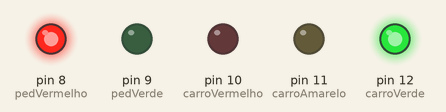
This sketch was run on a simulated Arduino Uno, built with avr-gcc and run on an emulated ATmega328P. On the bench: output pins drawn as LEDs (lit = HIGH).

Above: at 3.1 s.
At 4.8 s:
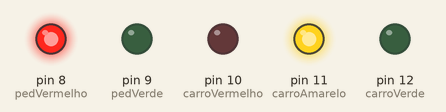
At 6.2 s:
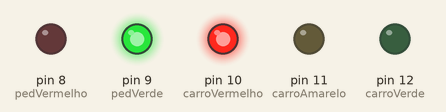
At 7.72 s:
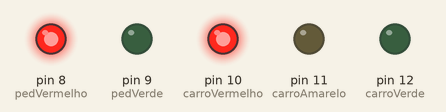
At 9.47 s:
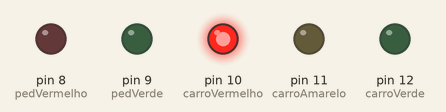
Timing chart, 0 to 11.9 s (numbered marks = the images above):
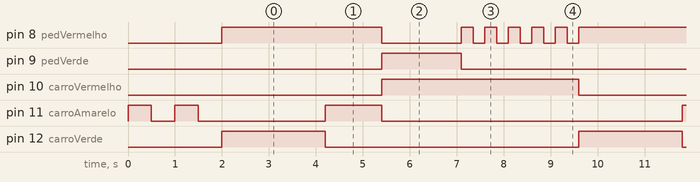

Measured:
- by itself, pin 8 (pedVermelho): repeats every 7.6 s: LOW 1.7 s, 5 × (HIGH 0.25 s, LOW 0.25 s), HIGH 3.4 s
- by itself, pin 9 (pedVerde): alternates HIGH for 1.7 s and LOW for 5.9 s
- by itself, pin 10 (carroVermelho): alternates HIGH for 4.2 s and LOW for 3.4 s
- by itself, pin 11 (carroAmarelo): goes LOW 0.50 s, HIGH 0.50 s, LOW 2.7 s, 4 × (HIGH 1.2 s, LOW 6.4 s), HIGH 1.2 s, then LOW
- by itself, pin 12 (carroVerde): alternates HIGH for 2.2 s and LOW for 5.4 s

The sketch:

ff_4_semaforo.ino
```cpp
// Filipe Flop - Projeto 4 - Semáforo
// Kit Maker Arduino - Iniciante

int pedVerde = 9;
int pedVermelho = 8;
int carroVerde = 12;
int carroAmarelo = 11;
int carroVermelho = 10;

void setup(){
  pinMode(pedVerde, OUTPUT);
  pinMode(pedVermelho, OUTPUT);
  pinMode(carroVerde, OUTPUT);
  pinMode(carroAmarelo, OUTPUT);
  pinMode(carroVermelho, OUTPUT);

  // Posição inicial - Farol Queimado
  digitalWrite(carroVerde, LOW);
  digitalWrite(carroVerde, LOW);
  digitalWrite(pedVermelho, LOW);
  digitalWrite(pedVerde, LOW);
  digitalWrite(carroAmarelo, HIGH);
  delay(500);
  digitalWrite(carroAmarelo, LOW);
  delay(500);
  digitalWrite(carroAmarelo, HIGH);
  delay(500);
  digitalWrite(carroAmarelo, LOW);
  delay(500);
}

void loop(){
  // Verde para os carros
  digitalWrite(carroVermelho, LOW);
  digitalWrite(carroVerde, HIGH);
  digitalWrite(pedVermelho, HIGH);
  delay(2200);
  // Amarelo
  digitalWrite(carroVerde, LOW);
  digitalWrite(carroAmarelo, HIGH);
  digitalWrite(carroVermelho, LOW);
  digitalWrite(pedVermelho, HIGH);
  digitalWrite(pedVerde, LOW);
  delay(1200);

  //Vermelho para os carros
  digitalWrite(carroAmarelo, LOW);
  digitalWrite(carroVermelho, HIGH);
  digitalWrite(carroVerde, LOW);
  digitalWrite(pedVerde, HIGH);
  digitalWrite(pedVermelho, LOW);
  delay(1700);
// Pisca o vermelho dos pedestres
    digitalWrite(pedVerde, LOW);
  for(int x = 0; x<5; x++){
    digitalWrite(pedVermelho, HIGH);
    delay(250);
    digitalWrite(pedVermelho, LOW);
    delay(250);
  }
}
```
